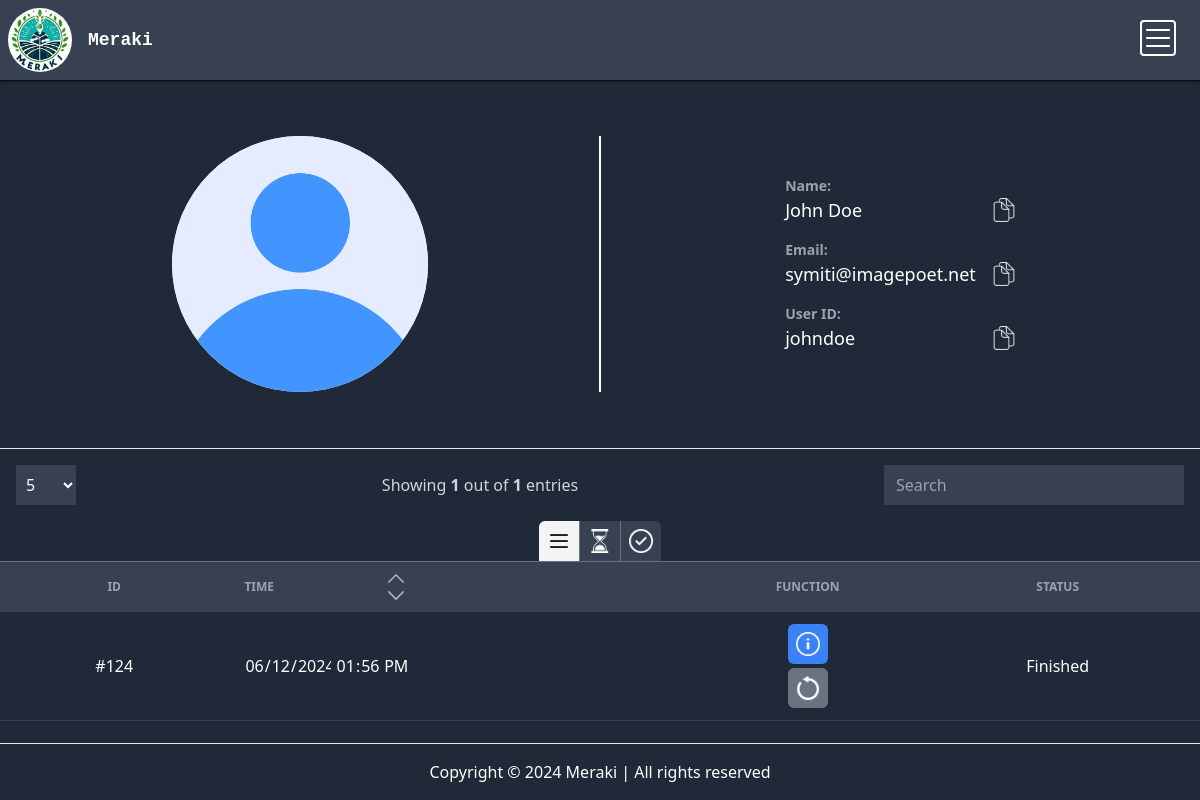
The page /p.php (signed in) on the database its author committed.
### tables this page shows
CREATE TABLE `users` (
  `id` varchar(30) NOT NULL,
  `name` varchar(30) NOT NULL,
  `email` varchar(30) NOT NULL,
  `pass` text NOT NULL,
  `img` text NOT NULL,
  `status` int(1) NOT NULL,
  `admin` int(11) NOT NULL DEFAULT 0,
  `active` int(11) NOT NULL DEFAULT 1
);

CREATE TABLE `tasks` (
  `id` varchar(30) NOT NULL,
  `task_id` int(11) NOT NULL,
  `task_title` varchar(50) NOT NULL,
  `task_desc` varchar(300) NOT NULL,
  `task_time` text NOT NULL,
  `task_status` varchar(10) NOT NULL DEFAULT 'progress'
);

### p.php (the view, shortened to what this page needs)
<?php
include ("partials/_dbconnect.php");
$id = $_SESSION["id"];
$sql = "SELECT * FROM `users` WHERE `id` = ?";
$stmt = mysqli_prepare($conn, $sql);
mysqli_stmt_bind_param($stmt, "s", $id);
mysqli_stmt_execute($stmt);
$result = mysqli_stmt_get_result($stmt);
$row = mysqli_fetch_assoc($result);
$name = $row["name"];
$email = $row["email"];
$profile_img = $row["img"];
?>
<!DOCTYPE html>
<html lang="en" class="scroll-smooth">
<head>
    <link rel="stylesheet" href="side/style.css">
</head>
<body class="flex flex-col min-h-screen hide-scrollbar bg-gray-800" onresize="showTitle()">
    <header class="h-20">
        <nav class="flex z-20 fixed shadow-sm shadow-black w-full justify-between items-center bg-gray-700">
            <div class="logo flex items-center">
                <a href="/" class="flex items-center space-x-2">
                    <img class="w-20 rounded-full p-2" src="images/logo.jpg">
                    <p class="text-lg font-semibold font-mono text-white">Meraki</p>
                </a>
            </div>
            <div class="mx-6">
                <button onclick="menu()" type="button" class="border-2 rounded border-white relative w-9 h-9">
                    <img class="menu-img w-8 invert transition-all duration-300 absolute top-0 left-0"
                        src="images/menu.png">
                </button>
            </div>
        </nav>
    </header>
    <div class="profile py-14 grid place-items-center md:grid-cols-[1fr_2px_1fr]">
        <div class="profile-pic flex justify-center relative group w-64 h-64">
            <?php
            if ($profile_img != "none") {
                echo '<img src="profile/images/' . $profile_img . '" alt="profile" class="rounded-full object-contain bg-white">';
            } else {
                echo '<img src="images/user.png" alt="profile" class="rounded-full object-contain bg-white">';
            }
            ?>
        </div>
        <div class="my-12 w-[calc(100%-64px)] h-0.5 bg-white md:h-full md:w-0.5"></div>
        <ul class="info px-8 space-y-4">
            <li class="grid grid-cols-1">
                <h4 class="font-semibold text-sm text-gray-400">Name:</h4>
                <p class="text-lg text-white flex justify-between items-center">
                    <span class="break-all name">
                        <?php echo $name; ?>
                    </span>
                    <button onclick="copy(document.querySelector('.name').innerHTML)">
                        <img src="images/copy-files.png" alt="" class="w-6 invert">
                    </button>
                </p>
            </li>
            <li class="grid grid-cols-1">
                <h4 class="font-semibold text-sm text-gray-400">Email:</h4>
                <p class="text-lg text-white flex justify-between items-center space-x-4">
                    <span class="break-all email">
                        <?php echo $email; ?>
                    </span>
                    <button onclick="copy(document.querySelector('.email').innerHTML)">
                        <img src="images/copy-files.png" alt="" class="w-6 invert">
                    </button>
                </p>
            </li>
            <li class="grid grid-cols-1">
                <h4 class="font-semibold text-sm text-gray-400">User ID:</h4>
                <p class="text-lg text-white flex justify-between items-center space-x-4">
                    <span class="break-all id">
                        <?php echo $id; ?>
                    </span>
                    <button onclick="copy(document.querySelector('.id').innerHTML)">
                        <img src="images/copy-files.png" alt="" class="w-6 invert">
                    </button>
                </p>
            </li>
        </ul>
    </div>
    <div
        class="bg-gray-800 py-4 px-4 grid grid-cols-2 gap-4 grid-rows-[1fr_auto] md:grid-cols-[60px_1fr_200px] md:grid-rows-1 md:justify-between lg:grid-cols-[60px_1fr_300px] xl:grid-cols-[60px_1fr_500px]">
        <select name="num" id="num" class="text-white bg-gray-700 px-1.5 py-1.5 outline-none" oninput="pagination()">
            <option value="5">5</option>
        </select>
        <p class="col-span-2 row-start-2 text-gray-300 text-center md:col-span-1 md:col-start-2 md:row-start-1 md:py-2">
            Showing <span class="show font-semibold"></span> out of <span class="total font-semibold"></span> entries
        </p>
        <input type="search" name="q" id="q" class="w-full text-white bg-gray-700 px-3 py-1.5 outline-none search"
            placeholder="Search" maxlength="50" oninput="pagination();">
    </div>
    <div class="flex justify-center border-b border-gray-500">
        <button class="bg-gray-700 p-2 rounded-tl-md status-button text-gray-300 hover:bg-gray-600 active" id="0"
            onclick="active(this.id)">
            <img class="w-6 invert" src="images/menu.png" alt="all">
        </button>
        <button class="bg-gray-700 p-2 status-button border-x border-gray-500 hover:bg-gray-600" id="1"
            onclick="active(this.id)">
            <img class="w-6 invert" src="images/hourglass.png" alt="progress">
        </button>
        <button class="bg-gray-700 p-2 rounded-tr-md status-button hover:bg-gray-600" id="2" onclick="active(this.id)">
            <img class="w-6 invert" src="images/finish.png" alt="finished">
        </button>
    </div>
    <table class="w-full">
        <thead class="uppercase text-xs bg-gray-700 text-gray-400 text-left">
            <tr>
                <th scope="col" class="px-4 py-3 sm:px-8 text-center">Id</th>
                <th scope="col" class="px-4 py-3 sm:w-32 md:w-48 flex justify-between items-center">
                    <span>Time</span>
                    <div class="flex flex-col space-y-2">
                        <button type="button" onclick="window.location.assign('?o=asc')">
                            <img src="images/up-arrow.png" width="16" class="invert-[75%]" <?php if (isset($_GET['o']) && $_GET['o'] == 'asc') {
                                echo 'style="filter: invert(100%)"';
                            } ?> alt="">
                        </button>
                        <button type="button" onclick="window.location.assign('?o=desc')">
                            <img src="images/down-arrow.png" width="16" class="invert-[75%]" <?php if (isset($_GET['o']) && $_GET['o'] == 'desc') {
                                echo 'style="filter: invert(100%)"';
                            } ?> alt="">
                        </button>
                    </div>
                </th>
                <th scope="col" class="px-4 py-3 xl:min-w-56 text-center">Function</th>
                <th scope="col" class="px-4 py-3 sm:px-8 text-center">Status</th>
            </tr>
        </thead>
        <tbody>
            <?php
            $id = $_SESSION["id"];
            $sql = "SELECT * FROM `tasks` WHERE `id` = ?";
            $stmt = mysqli_prepare($conn, $sql);
            mysqli_stmt_bind_param($stmt, "s", $id);
            mysqli_stmt_execute($stmt);
            $result = mysqli_stmt_get_result($stmt);
            $num = mysqli_num_rows($result);
            if ($num != 0) {
                $i = 1;
                while ($row = mysqli_fetch_assoc($result)) {
                    $title = $row["task_title"];
                    $status = $row["task_status"];
                    $task_id = $row["task_id"];
                    $time = $row["task_time"];
                    echo '<tr class="bg-gray-800 border-gray-700 text-white border-b hidden tr" id="#' . $task_id . '">
                    <td class="px-4 py-4 sm:px-8 text-center">#' . $task_id . '</td>
                    <td class="py-4 title">' . $title . '</td>
                    <td class="px-4 py-4">
                        <input type="datetime-local" class="bg-gray-800 outline-none datetime hidden" value="' . $time . '">
                        <input type="date" class="bg-gray-800 outline-none w-[87px] hide-cal date hide" readonly>
                        <input type="time" class="bg-gray-800 outline-none w-[87px] hide-cal time" readonly>
                    </td>';
                    if ($status != "progress") {
                        echo '<td class="text-center py-3 grid place-items-center space-y-1">
                                <button data-modal-target="detail-modal-' . $i . '" data-modal-toggle="detail-modal-' . $i . '"
                                    class="rounded-md bg-blue-500 hover:bg-blue-600 p-2">
                                    <img class="invert w-6" src="images/detail.png" alt="detail">
                                </button>
                                <button data-modal-target="restore-modal-' . $i . '" data-modal-toggle="restore-modal-' . $i . '" class="rounded-md bg-gray-500 hover:bg-gray-600 p-2">
                                    <img class="w-6 invert" src="images/restore.png" alt="edit">
                                </button>
                        </td>
                        ';
                    }
                    echo '<td class="px-3 py-4 capitalize status sm:px-8 text-center">' . $status . '</td>
                    </tr>';
                    $i++;
                }
            }
            ?>
        </tbody>
    </table>
    <div class="mt-auto" id="scroll">
        <footer class="text-center bg-gray-800 text-white">
            <hr>
            <p class="py-4">Copyright &copy; 2024 Meraki | All rights reserved </p>
        </footer>
    </div>
</body>
</html>

### rows shown on the page
users: name "John Doe", email "symiti@imagepoet.net"
tasks: task_id "124", task_status "Finished"

### other values the page prints
$id "johndoe"
